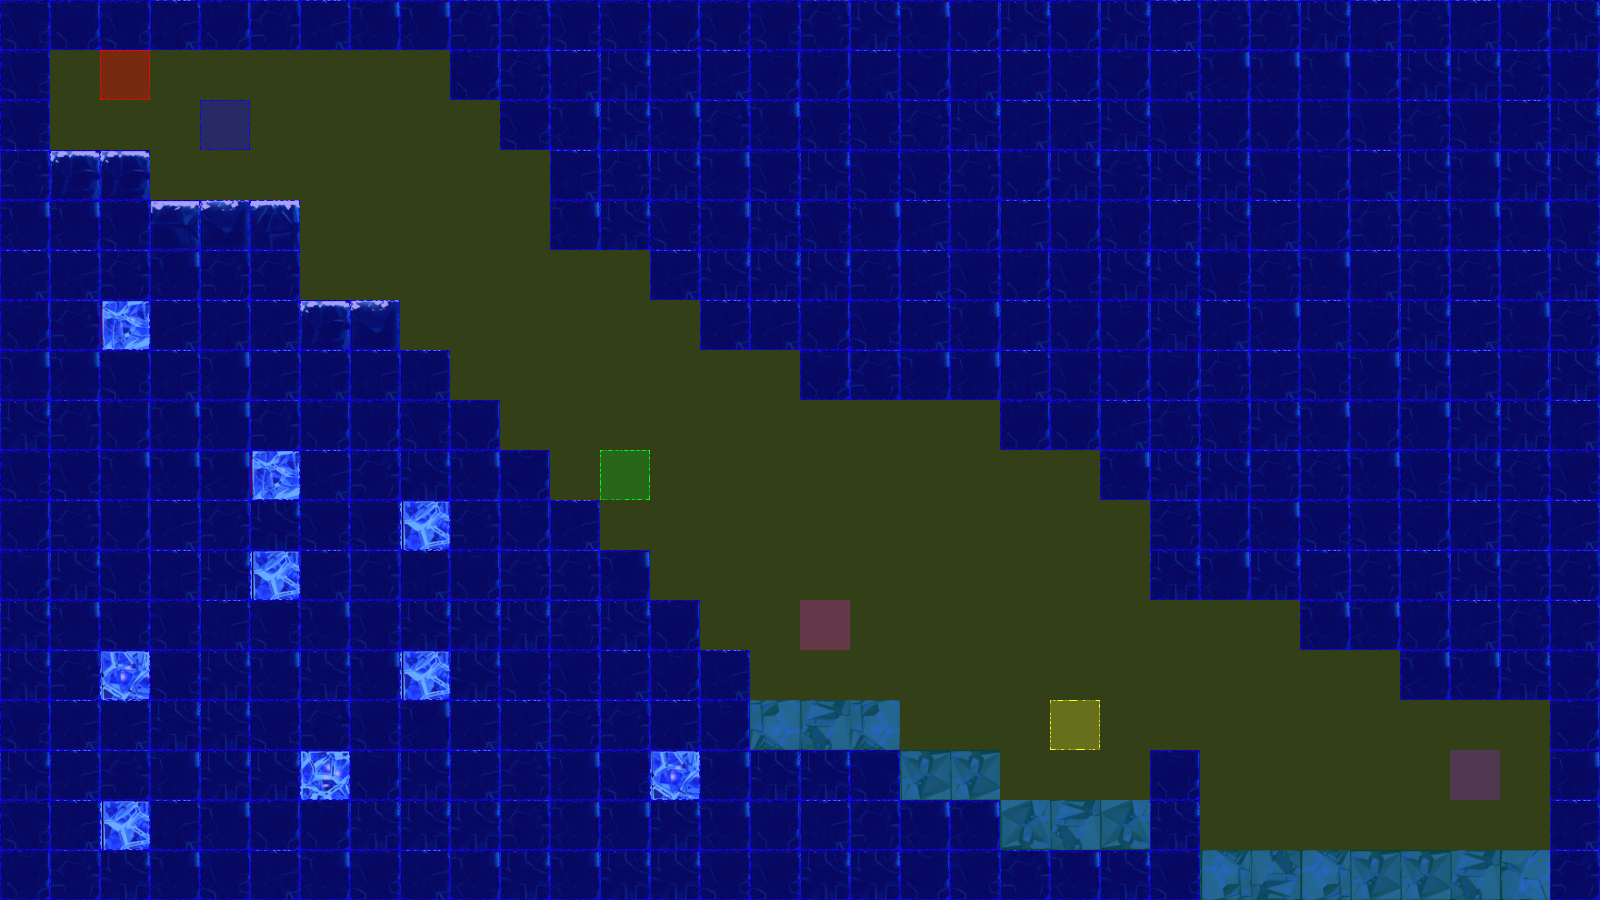

Rendered tile map (Tiled .tmx) drawn with the repository's tilesets; below, a short description and the map source with its tile grids summarised:
An orthogonal 32x18 tile map with 50x50 px tiles, 3 tile layers (terrain, collision, event), 2 tilesets.

<map version="1.0" orientation="orthogonal" renderorder="left-up" width="32" height="18" tilewidth="50" tileheight="50" nextobjectid="3">
 <tileset firstgid="1" name="frozenPlainsTile" tilewidth="50" tileheight="50" tilecount="50" columns="10">
  <image source="tiles/iceTile.png" width="500" height="251" />
 </tileset>
 <tileset firstgid="51" name="collisionTile" tilewidth="50" tileheight="50" tilecount="12" columns="3">
  <image source="tiles/collisionTile.png" width="150" height="200" />
 </tileset>
 <layer name="terrain" width="32" height="18">
  <data>[576 cells, 429 non-empty, 21 distinct tile ids]</data>
 </layer>
 <layer name="collision" width="32" height="18">
  <data>[576 cells, 576 non-empty, 3 distinct tile ids]</data>
 </layer>
 <layer name="event" width="32" height="18">
  <data>[576 cells, 6 non-empty, 6 distinct tile ids]</data>
 </layer>
</map>
